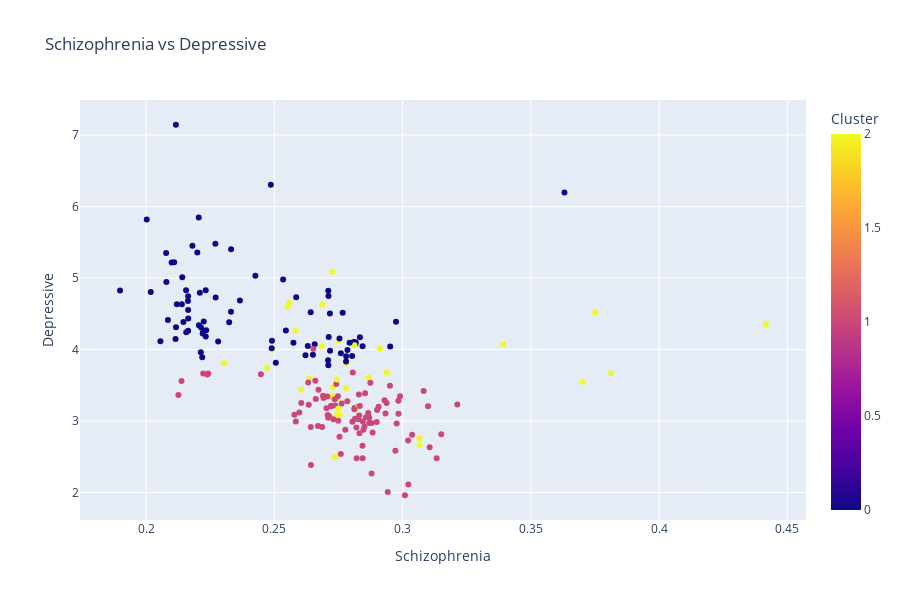
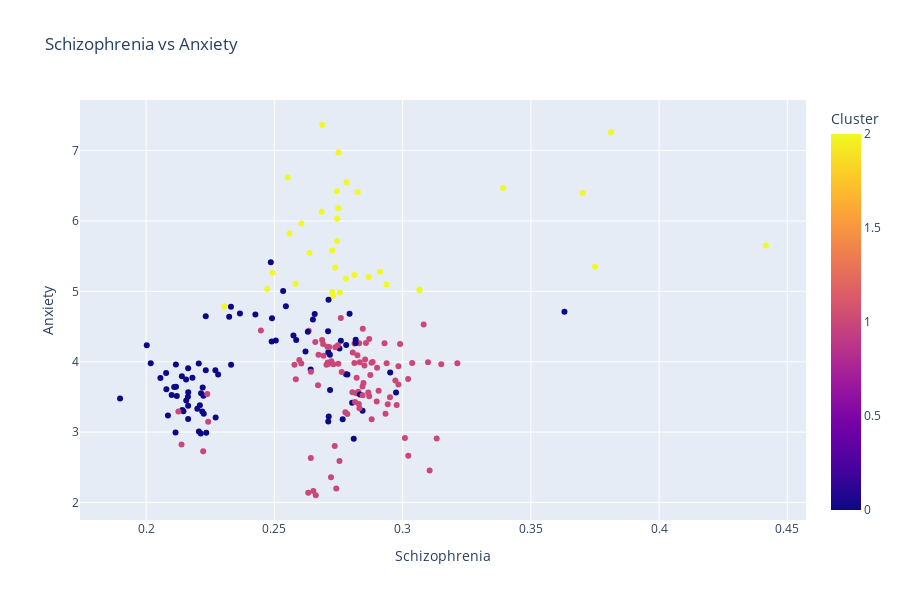
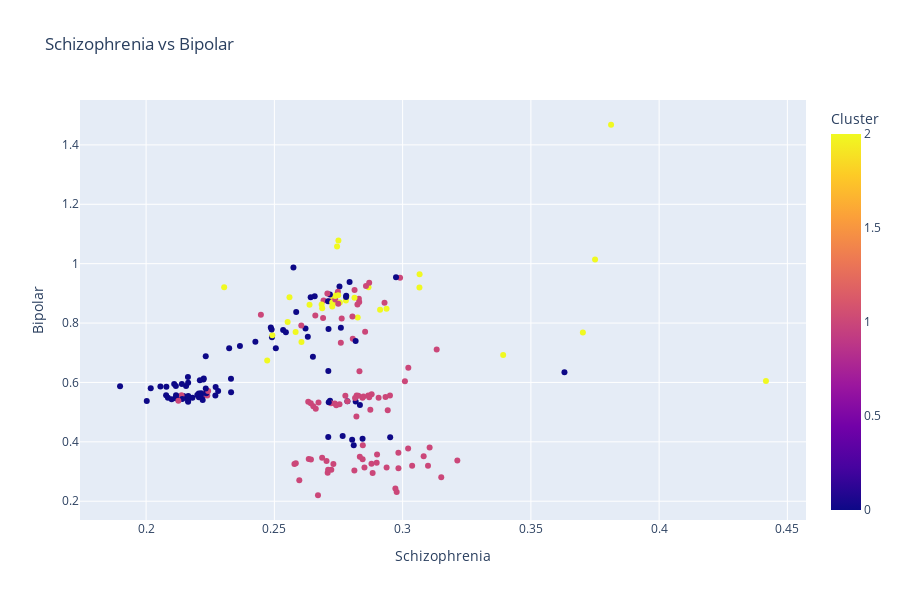
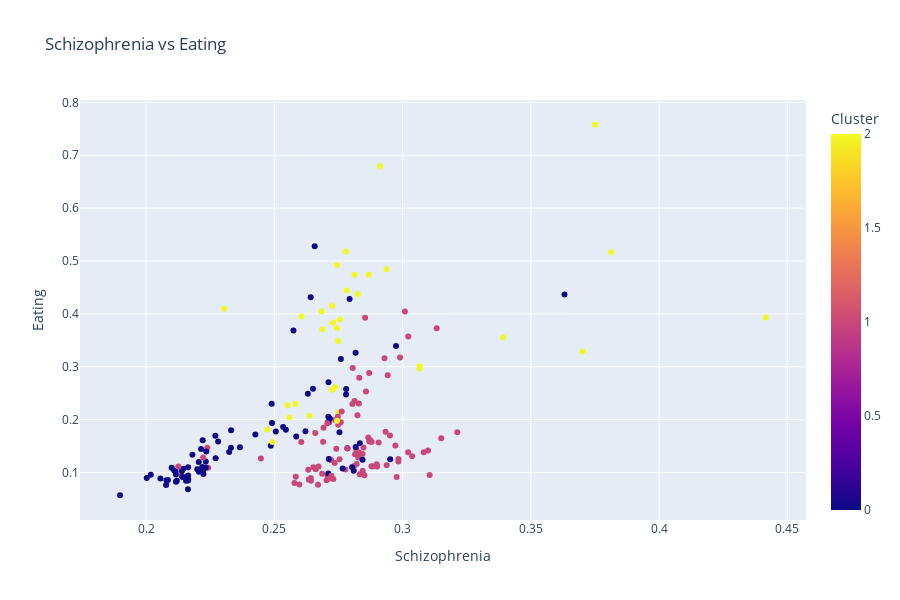

Notebook code for these charts, in order:
### Code cell
from sklearn.cluster import KMeans
import plotly.express as px
import numpy as np

kmeans = KMeans(n_clusters=3, random_state=0)
df['Cluster'] = kmeans.fit_predict(df)

df1 = df.reset_index()
# Displaying the clustered data interactively using Plotly Express
fig1 = px.scatter(df1, x='Schizophrenia', y='Depressive', color='Cluster', title='Schizophrenia vs Depressive', height=600, hover_data=['Code'])
fig2 = px.scatter(df1, x='Schizophrenia', y='Anxiety', color='Cluster', title='Schizophrenia vs Anxiety', height=600, hover_data=['Code'])
fig3 = px.scatter(df1, x='Schizophrenia', y='Bipolar', color='Cluster', title='Schizophrenia vs Bipolar', height=600, hover_data=['Code'])
fig4 = px.scatter(df1, x='Schizophrenia', y='Eating', color='Cluster', title='Schizophrenia vs Eating', height=600, hover_data=['Code'])

# Show the figures
fig1.show()
fig2.show()
fig3.show()
fig4.show()

### Figure 1 — Plotly figure (JSON) as saved in the notebook; plotly's stock layout.template omitted (floating-point values rounded to 4 significant figures; data arrays with more than 128 entries replaced by an {"elided": "..."} marker saying what was removed)
{"data": [{"customdata": {"elided": "205x1 str values"}, "hovertemplate": "Schizophrenia=%{x}<br>Depressive=%{y}<br>Code=%{customdata[0]}<br>Cluster=%{marker.color}<extra></extra>", "legendgroup": "", "marker": {"color": {"elided": "205 int values"}, "coloraxis": "coloraxis", "symbol": "circle"}, "mode": "markers", "name": "", "orientation": "v", "showlegend": false, "type": "scatter", "x": {"elided": "205 float values"}, "xaxis": "x", "y": {"elided": "205 float values"}, "yaxis": "y"}], "layout": {"coloraxis": {"colorbar": {"title": {"text": "Cluster"}}, "colorscale": [[0, "#0d0887"], [0.1111, "#46039f"], [0.2222, "#7201a8"], [0.3333, "#9c179e"], [0.4444, "#bd3786"], [0.5556, "#d8576b"], [0.6667, "#ed7953"], [0.7778, "#fb9f3a"], [0.8889, "#fdca26"], [1, "#f0f921"]]}, "height": 600, "legend": {"tracegroupgap": 0}, "title": {"text": "Schizophrenia vs Depressive"}, "xaxis": {"anchor": "y", "domain": [0, 1], "title": {"text": "Schizophrenia"}}, "yaxis": {"anchor": "x", "domain": [0, 1], "title": {"text": "Depressive"}}}}

### Figure 2 — Plotly figure (JSON) as saved in the notebook; plotly's stock layout.template omitted (floating-point values rounded to 4 significant figures; data arrays with more than 128 entries replaced by an {"elided": "..."} marker saying what was removed)
{"data": [{"customdata": {"elided": "205x1 str values"}, "hovertemplate": "Schizophrenia=%{x}<br>Anxiety=%{y}<br>Code=%{customdata[0]}<br>Cluster=%{marker.color}<extra></extra>", "legendgroup": "", "marker": {"color": {"elided": "205 int values"}, "coloraxis": "coloraxis", "symbol": "circle"}, "mode": "markers", "name": "", "orientation": "v", "showlegend": false, "type": "scatter", "x": {"elided": "205 float values"}, "xaxis": "x", "y": {"elided": "205 float values"}, "yaxis": "y"}], "layout": {"coloraxis": {"colorbar": {"title": {"text": "Cluster"}}, "colorscale": [[0, "#0d0887"], [0.1111, "#46039f"], [0.2222, "#7201a8"], [0.3333, "#9c179e"], [0.4444, "#bd3786"], [0.5556, "#d8576b"], [0.6667, "#ed7953"], [0.7778, "#fb9f3a"], [0.8889, "#fdca26"], [1, "#f0f921"]]}, "height": 600, "legend": {"tracegroupgap": 0}, "title": {"text": "Schizophrenia vs Anxiety"}, "xaxis": {"anchor": "y", "domain": [0, 1], "title": {"text": "Schizophrenia"}}, "yaxis": {"anchor": "x", "domain": [0, 1], "title": {"text": "Anxiety"}}}}

### Figure 3 — Plotly figure (JSON) as saved in the notebook; plotly's stock layout.template omitted (floating-point values rounded to 4 significant figures; data arrays with more than 128 entries replaced by an {"elided": "..."} marker saying what was removed)
{"data": [{"customdata": {"elided": "205x1 str values"}, "hovertemplate": "Schizophrenia=%{x}<br>Bipolar=%{y}<br>Code=%{customdata[0]}<br>Cluster=%{marker.color}<extra></extra>", "legendgroup": "", "marker": {"color": {"elided": "205 int values"}, "coloraxis": "coloraxis", "symbol": "circle"}, "mode": "markers", "name": "", "orientation": "v", "showlegend": false, "type": "scatter", "x": {"elided": "205 float values"}, "xaxis": "x", "y": {"elided": "205 float values"}, "yaxis": "y"}], "layout": {"coloraxis": {"colorbar": {"title": {"text": "Cluster"}}, "colorscale": [[0, "#0d0887"], [0.1111, "#46039f"], [0.2222, "#7201a8"], [0.3333, "#9c179e"], [0.4444, "#bd3786"], [0.5556, "#d8576b"], [0.6667, "#ed7953"], [0.7778, "#fb9f3a"], [0.8889, "#fdca26"], [1, "#f0f921"]]}, "height": 600, "legend": {"tracegroupgap": 0}, "title": {"text": "Schizophrenia vs Bipolar"}, "xaxis": {"anchor": "y", "domain": [0, 1], "title": {"text": "Schizophrenia"}}, "yaxis": {"anchor": "x", "domain": [0, 1], "title": {"text": "Bipolar"}}}}

### Figure 4 — Plotly figure (JSON) as saved in the notebook; plotly's stock layout.template omitted (floating-point values rounded to 4 significant figures; data arrays with more than 128 entries replaced by an {"elided": "..."} marker saying what was removed)
{"data": [{"customdata": {"elided": "205x1 str values"}, "hovertemplate": "Schizophrenia=%{x}<br>Eating=%{y}<br>Code=%{customdata[0]}<br>Cluster=%{marker.color}<extra></extra>", "legendgroup": "", "marker": {"color": {"elided": "205 int values"}, "coloraxis": "coloraxis", "symbol": "circle"}, "mode": "markers", "name": "", "orientation": "v", "showlegend": false, "type": "scatter", "x": {"elided": "205 float values"}, "xaxis": "x", "y": {"elided": "205 float values"}, "yaxis": "y"}], "layout": {"coloraxis": {"colorbar": {"title": {"text": "Cluster"}}, "colorscale": [[0, "#0d0887"], [0.1111, "#46039f"], [0.2222, "#7201a8"], [0.3333, "#9c179e"], [0.4444, "#bd3786"], [0.5556, "#d8576b"], [0.6667, "#ed7953"], [0.7778, "#fb9f3a"], [0.8889, "#fdca26"], [1, "#f0f921"]]}, "height": 600, "legend": {"tracegroupgap": 0}, "title": {"text": "Schizophrenia vs Eating"}, "xaxis": {"anchor": "y", "domain": [0, 1], "title": {"text": "Schizophrenia"}}, "yaxis": {"anchor": "x", "domain": [0, 1], "title": {"text": "Eating"}}}}
